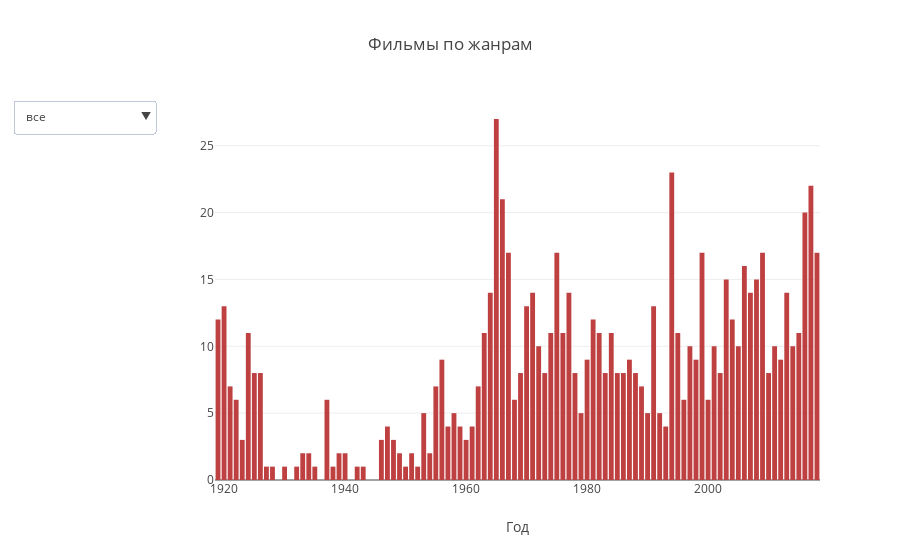

Here is the notebook cell this chart was saved with:
### Code cell
data = []
total = movie_data_df.groupby('release_year').movie_id.nunique()
trace = go.Bar(
        x = total.index.values,
        y = total.values,
        name = u'Всего',
        marker = {'color': c[0]}
    )

data.append(trace)
for i in range(len(popular_genres)):
    genre = popular_genres[i]
    tmp_df = movie_data_df[movie_data_df.genre_top == genre].groupby('release_year').movie_id.nunique()
    trace = go.Bar(
        x = tmp_df.index.values,
        y = tmp_df.values,
        name = genre,
        marker = {'color': c[i+1]},
        visible = False
    )
    data.append(trace)

layout = go.Layout(
    xaxis = dict(title='Год'),
    title='Фильмы по жанрам',
    updatemenus=list([
        dict(
            x=-0.1,
            y=1,
            yanchor='top',
            buttons=items_list
        )
    ]),
)

fig = go.Figure(data=data, layout=layout)
iplot(fig)

### Figure 1 — Plotly figure (JSON) as saved in the notebook; plotly's stock layout.template omitted (floating-point values rounded to 4 significant figures)
{"data": [{"marker": {"color": "hsl(0.0,50%,50%)"}, "name": "Всего", "type": "bar", "uid": "9bc146ea-3731-413e-b3be-c2246fef853c", "x": ["1919", "1920", "1921", "1922", "1923", "1924", "1925", "1926", "1927", "1928", "1930", "1932", "1933", "1934", "1935", "1937", "1938", "1939", "1940", "1942", "1943", "1946", "1947", "1948", "1949", "1950", "1951", "1952", "1953", "1954", "1955", "1956", "1957", "1958", "1959", "1960", "1961", "1962", "1963", "1964", "1965", "1966", "1967", "1968", "1969", "1970", "1971", "1972", "1973", "1974", "1975", "1976", "1977", "1978", "1979", "1980", "1981", "1982", "1983", "1984", "1985", "1986", "1987", "1988", "1989", "1990", "1991", "1992", "1993", "1994", "1995", "1996", "1997", "1998", "1999", "2000", "2001", "2002", "2003", "2004", "2005", "2006", "2007", "2008", "2009", "2010", "2011", "2012", "2013", "2014", "2015", "2016", "2017", "2018"], "y": [12, 13, 7, 6, 3, 11, 8, 8, 1, 1, 1, 1, 2, 2, 1, 6, 1, 2, 2, 1, 1, 3, 4, 3, 2, 1, 2, 1, 5, 2, 7, 9, 4, 5, 4, 3, 4, 7, 11, 14, 27, 21, 17, 6, 8, 13, 14, 10, 8, 11, 17, 11, 14, 8, 5, 9, 12, 11, 8, 11, 8, 8, 9, 8, 7, 5, 13, 5, 4, 23, 11, 6, 10, 9, 17, 6, 10, 8, 15, 12, 10, 16, 14, 15, 17, 8, 10, 9, 14, 10, 11, 20, 22, 17]}, {"marker": {"color": "hsl(40.0,50%,50%)"}, "name": "драма", "type": "bar", "uid": "21dc1ced-deac-4d9a-b0f9-ac46c27576f6", "visible": false, "x": ["1919", "1920", "1924", "1925", "1926", "1935", "1937", "1938", "1940", "1943", "1946", "1947", "1949", "1952", "1953", "1955", "1956", "1957", "1958", "1959", "1960", "1961", "1962", "1963", "1964", "1965", "1966", "1967", "1968", "1969", "1970", "1971", "1972", "1973", "1974", "1975", "1976", "1977", "1978", "1980", "1981", "1982", "1983", "1984", "1985", "1987", "1988", "1989", "1990", "1991", "1992", "1993", "1994", "1995", "1996", "1997", "1998", "1999", "2001", "2002", "2003", "2004", "2005", "2006", "2007", "2008", "2009", "2010", "2011", "2014", "2015", "2016", "2017", "2018"], "y": [3, 1, 1, 2, 2, 1, 2, 1, 1, 1, 3, 2, 1, 1, 1, 3, 5, 1, 1, 2, 2, 1, 5, 2, 4, 7, 2, 7, 1, 3, 3, 6, 1, 1, 1, 4, 3, 3, 1, 2, 2, 1, 2, 2, 1, 1, 2, 2, 3, 4, 2, 1, 8, 5, 1, 5, 5, 5, 3, 2, 5, 4, 4, 5, 3, 3, 4, 3, 2, 1, 1, 3, 2, 2]}, {"marker": {"color": "hsl(80.0,50%,50%)"}, "name": "комедия", "type": "bar", "uid": "3e088866-5202-4756-b3c6-05e6c0b2ddae", "visible": false, "x": ["1920", "1925", "1937", "1948", "1962", "1963", "1964", "1965", "1966", "1967", "1968", "1970", "1972", "1974", "1975", "1976", "1978", "1980", "1981", "1983", "1984", "1987", "1991", "1994", "1996", "2000", "2002", "2004", "2009", "2011", "2012", "2013", "2014", "2015", "2017", "2018"], "y": [1, 2, 1, 1, 1, 1, 1, 1, 1, 1, 1, 1, 1, 2, 1, 2, 1, 1, 1, 1, 1, 1, 2, 1, 3, 1, 1, 1, 1, 1, 1, 2, 2, 1, 1, 3]}, {"marker": {"color": "hsl(120.0,50%,50%)"}, "name": "триллер", "type": "bar", "uid": "33fefe86-a410-4b38-86c6-183ff75b3e7c", "visible": false, "x": ["1924", "1961", "1965", "1968", "1969", "1975", "1978", "1981", "1986", "1987", "1992", "1993", "1994", "1995", "1999", "2001", "2002", "2003", "2004", "2005", "2006", "2007", "2008", "2010", "2013", "2018"], "y": [1, 1, 1, 1, 1, 1, 1, 1, 2, 1, 1, 1, 2, 3, 3, 1, 2, 1, 3, 2, 2, 1, 1, 2, 1, 3]}, {"marker": {"color": "hsl(160.0,50%,50%)"}, "name": "мультфильм", "type": "bar", "uid": "513b3e86-edec-46f7-a89b-4d129a6b15bf", "visible": false, "x": ["1948", "1955", "1963", "1964", "1965", "1966", "1968", "1970", "1971", "1972", "1973", "1974", "1975", "1976", "1977", "1980", "1981", "1982", "1985", "1987", "1988", "1990", "1991", "1993", "2000", "2006"], "y": [1, 1, 1, 1, 2, 4, 3, 1, 1, 2, 1, 1, 3, 1, 2, 1, 3, 1, 1, 1, 1, 1, 1, 1, 1, 1]}, {"marker": {"color": "hsl(200.0,50%,50%)"}, "name": "фантастика", "type": "bar", "uid": "075dbb16-3e56-4018-a4a7-272074cec6ee", "visible": false, "x": ["1950", "1966", "1967", "1970", "1973", "1976", "1977", "1984", "1985", "1987", "1989", "1990", "1996", "1997", "1998", "2007", "2008", "2009", "2011", "2012", "2014", "2015", "2016", "2017", "2018"], "y": [1, 1, 2, 1, 1, 1, 1, 2, 1, 1, 1, 1, 1, 2, 2, 1, 1, 4, 1, 1, 2, 1, 2, 1, 1]}, {"marker": {"color": "hsl(240.0,50%,50%)"}, "name": "боевик", "type": "bar", "uid": "eab65b89-9e61-4820-bd2b-29bcd64d690c", "visible": false, "x": ["1925", "1926", "1965", "1967", "1971", "1979", "1980", "1981", "1982", "1983", "1985", "1986", "1988", "1991", "1995", "1998", "2003", "2004", "2006", "2008", "2009", "2011", "2013", "2018"], "y": [1, 1, 2, 1, 1, 1, 1, 1, 1, 2, 1, 1, 1, 2, 1, 1, 3, 1, 1, 1, 2, 1, 1, 1]}, {"marker": {"color": "hsl(280.0,50%,50%)"}, "name": "мелодрама", "type": "bar", "uid": "4f17c39f-8b67-4791-a54d-47042aed3a0e", "visible": false, "x": ["1925", "1928", "1959", "1962", "1963", "1965", "1966", "1974", "1977", "1987", "1994", "1998", "1999", "2001", "2003", "2004", "2006", "2008", "2011", "2017"], "y": [1, 1, 1, 1, 2, 1, 1, 1, 1, 1, 1, 1, 1, 2, 2, 2, 1, 1, 1, 2]}, {"marker": {"color": "hsl(320.0,50%,50%)"}, "name": "фэнтези", "type": "bar", "uid": "509382e5-d77c-4012-a7f3-0670658d3003", "visible": false, "x": ["1958", "1972", "1978", "1984", "1987", "1994", "1995", "1999", "2000", "2001", "2002", "2003", "2005", "2008", "2010", "2013"], "y": [1, 1, 1, 2, 1, 1, 1, 3, 1, 1, 1, 1, 1, 2, 1, 1]}, {"marker": {"color": "hsl(360.0,50%,50%)"}, "name": "документальный", "type": "bar", "uid": "c66d2023-ac24-445e-85bd-e2d93e04ae47", "visible": false, "x": ["1922", "1970", "1977", "1988", "1993", "2008", "2010", "2012", "2013", "2014", "2015", "2017"], "y": [1, 1, 1, 2, 1, 1, 1, 2, 1, 2, 1, 2]}], "layout": {"title": "Фильмы по жанрам", "updatemenus": [{"buttons": [{"args": ["visible", [true, false, false, false, false, false, false, false, false, false, false]], "label": "все", "method": "restyle"}, {"args": ["visible", [false, true, false, false, false, false, false, false, false, false, false]], "label": "драма", "method": "restyle"}, {"args": ["visible", [false, false, true, false, false, false, false, false, false, false, false]], "label": "комедия", "method": "restyle"}, {"args": ["visible", [false, false, false, true, false, false, false, false, false, false, false]], "label": "триллер", "method": "restyle"}, {"args": ["visible", [false, false, false, false, true, false, false, false, false, false, false]], "label": "мультфильм", "method": "restyle"}, {"args": ["visible", [false, false, false, false, false, true, false, false, false, false, false]], "label": "фантастика", "method": "restyle"}, {"args": ["visible", [false, false, false, false, false, false, true, false, false, false, false]], "label": "боевик", "method": "restyle"}, {"args": ["visible", [false, false, false, false, false, false, false, true, false, false, false]], "label": "мелодрама", "method": "restyle"}, {"args": ["visible", [false, false, false, false, false, false, false, false, true, false, false]], "label": "фэнтези", "method": "restyle"}, {"args": ["visible", [false, false, false, false, false, false, false, false, false, true, false]], "label": "документальный", "method": "restyle"}], "x": -0.1, "y": 1, "yanchor": "top"}], "xaxis": {"title": "Год"}}}
